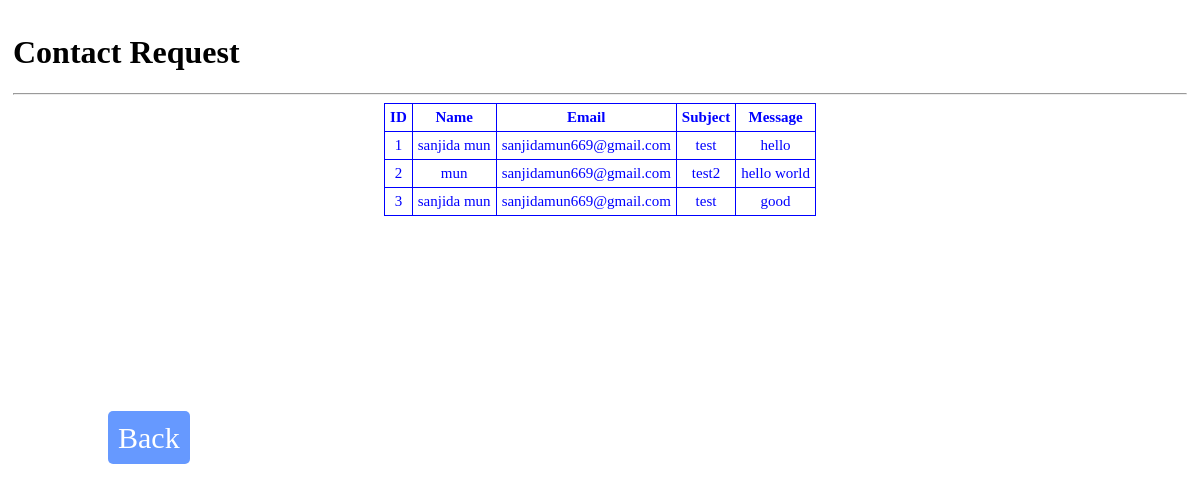
Screenshot of /contact_show.php with the database file from the repository.
### tables this page shows
CREATE TABLE `contact` (
  `id` int(11) NOT NULL,
  `name` varchar(255) NOT NULL,
  `email` varchar(255) NOT NULL,
  `subject` varchar(255) NOT NULL,
  `message` text NOT NULL
);

### contact_show.php (the view, shortened to what this page needs)
<html>
<head>
</head>
<body>
  <div id="t01">
        <h1>Contact Request</h1>
		<hr>
<table>
<thead>
<tr>
<th>ID</th>
<th>Name</th>
<th>Email</th>
<th>Subject</th>
<th>Message</th>
</tr>
</thead>
<?php
$servername="localhost" ;
$serveruser="root" ;
$serverpass="" ;
$DBname="aamsc" ;
$conn=mysqli_connect($servername , $serveruser , $serverpass , $DBname ) ;
 $sql= "select * from contact";
 $result=$conn->query($sql) ;
while($row = mysqli_fetch_array($result))
  {
?>
  <tr>
  <td><?php echo $row['id']; ?></td>
  <td><?php echo $row['name']; ?></td>
  <td><?php echo $row['email']; ?></td>
  <td><?php echo $row['subject']; ?></td>
  <td><?php echo $row['message']; ?></td>
  </tr>
  <?php
  }
  ?>
</table>
</div>
<div class="teacherpage">
	 <a href="admin4001.php">Back</a>
	 </div>
</body>
</html>

### contact_show.php (style rules this page uses)
#t01 { padding:5px; }
#t01 table { margin:auto; padding:5px; text-align:center; color:#3377ff; border: 1px solid blue; border-collapse: collapse; }
#t01 tr { padding:5px; text-align:left; border: 1px solid blue; border-collapse: collapse; text-align:center; }
#t01 td { padding:5px; font-size:15px; color:blue; border: 1px solid blue; border-collapse: collapse; text-align:center; }
#t01 th { padding:5px; font-size:15px; color:blue; border: 1px solid blue; border-collapse: collapse; text-align:center; }
.teacherpage { text-align:left; margin-left: 100px; margin-top: 200px; }
.teacherpage a { padding:10px; background-color:#6699ff; border-radius:5px; font-size:30px; text-decoration: none; color:#fff; }

### rows the page displays
contact: id "1", name "sanjida mun", email "sanjidamun669@gmail.com", subject "test", message "hello"
contact: id "2", name "mun", email "sanjidamun669@gmail.com", subject "test2", message "hello world"
contact: id "3", name "sanjida mun", email "sanjidamun669@gmail.com", subject "test", message "good"
